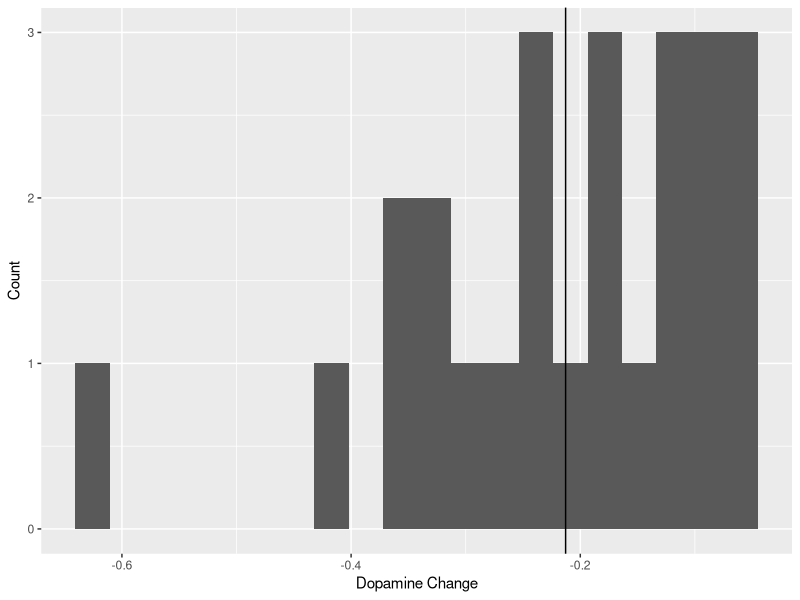
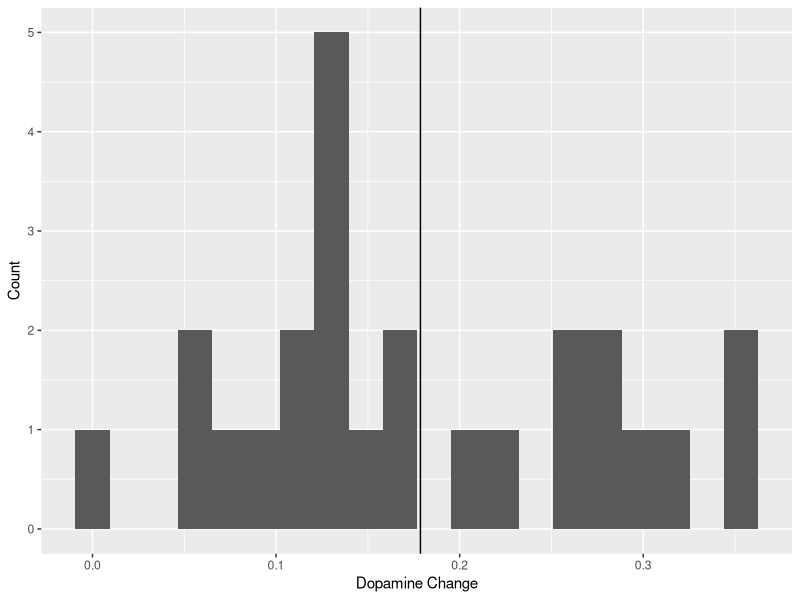
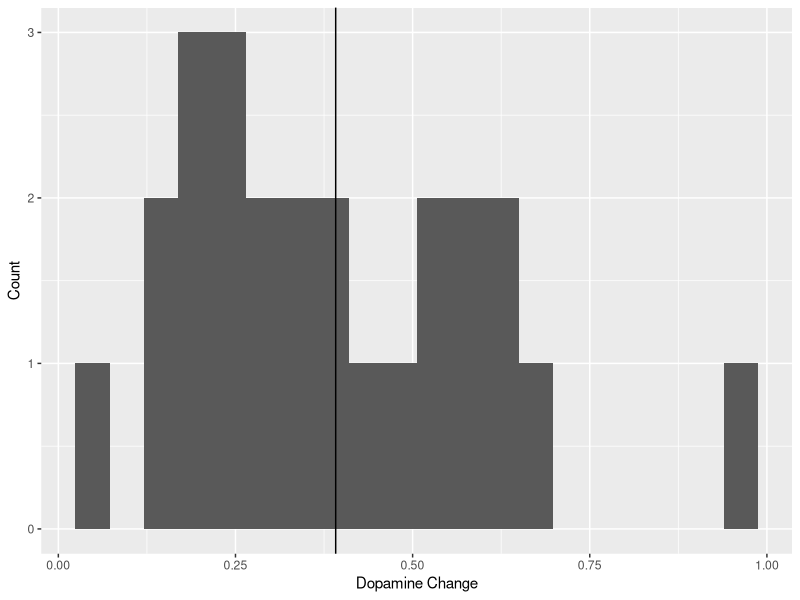

R code for these plots, in order:
## ---- chunk 1
#| echo: false

default_chunk_hook  <- knitr::knit_hooks$get("chunk")

latex_font_size <- c("Huge", "huge", "LARGE", "Large", 
                     "large", "normalsize", "small", 
                     "footnotesize", "scriptsize", "tiny")

knitr::knit_hooks$set(chunk = function(x, options) {
  x <- default_chunk_hook(x, options)
  if(options$size %in% latex_font_size) {
    paste0("\n \\", options$size, "\n\n", 
      x, 
      "\n\n \\normalsize"
    )
  } else {
    x
  }
})
## ---- chunk 2
#| label: load-packages
#| include: false
library(tidyverse)
library(patchwork)
library(pwr)
library(ggplot2)
## ---- chunk 3
power.t.test(d=0.65, sig.level = 0.05, power = 0.8, type = "one.sample", alternative = "two.sided")
## ---- chunk 4
data = read_csv("fig_2g.csv")
data = data |>
  select(closer_vals, farther_vals) |>
  mutate(diff = closer_vals - farther_vals)
view(data)
## ---- chunk 5
#| fig-cap: "Dopamine for Farther Syllables"
summary(data$farther_vals)

ggplot(data, aes(x = farther_vals)) +
  geom_histogram(bins = 20) +
  labs(x = "Dopamine Change",
       y = "Count") +
  geom_vline(xintercept = mean(data$farther_vals))

mean(data$farther_vals)
## ---- chunk 6
#| fig-cap: "Dopamine for Closer Syllables"
summary(data$closer_vals)

ggplot(data, aes(x = closer_vals)) +
  geom_histogram(bins = 20) +
  labs(x = "Dopamine Change",
       y = "Count") +
  geom_vline(xintercept = mean(data$closer_vals))

mean(data$closer_vals)
## ---- chunk 7
#| fig-cap: "Difference (closer-farther) in Dopamine"
summary(data$diff)

ggplot(data, aes(x = diff)) +
  geom_histogram(bins = 20) +
  labs(x = "Dopamine Change",
       y = "Count") +
  geom_vline(xintercept = mean(data$diff))

mean(data$diff)
## ---- chunk 8
t_close = t.test(data$closer_vals, mu = 0, alternative = "greater")
t_close

## ---- chunk 9
t_far = t.test(data$farther_vals, mu = 0, alternative = "less")
t_far
## ---- chunk 10
t_diff = t.test(data$diff,mu = 0, alternative = "two.sided")
t_diff
